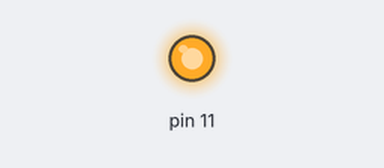
Recording of a program running on a simulated Raspberry Pi (header pin numbers). Parts: output pins drawn as LEDs (lit = HIGH).

Above: at 1.0 s.
At 3.0 s:
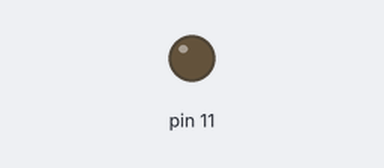
Timing chart, 0 to 5.2 s (numbered marks = the images above):
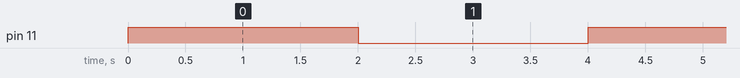

Measured:
- by itself, pin 11: alternates HIGH for 2.0 s and LOW for 2.0 s

The program:

gpiooutput.py
```python
#!/usr/bin/env python2
# -*- coding: utf-8 -*-

import RPi.GPIO as GPIO
import time, sys

GPIO.setmode(GPIO.BOARD)

GPIO.setup(11, GPIO.OUT)

try:
    while True:
        GPIO.output(11, True)
        time.sleep(2)
        GPIO.output(11, False)
        time.sleep(2)

except KeyboardInterrupt:
    GPIO.cleanup()
    print "\nBye"
    sys.exit()
```
